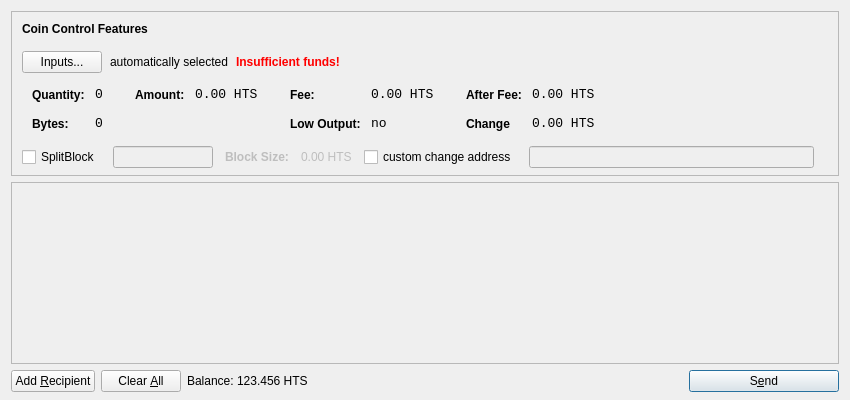
<?xml version="1.0" encoding="UTF-8"?>
<ui version="4.0">
 <class>SendCoinsDialog</class>
 <widget class="QDialog" name="SendCoinsDialog">
  <property name="geometry">
   <rect>
    <x>0</x>
    <y>0</y>
    <width>850</width>
    <height>400</height>
   </rect>
  </property>
  <property name="windowTitle">
   <string>Send Coins</string>
  </property>
  <layout class="QVBoxLayout" name="verticalLayout" stretch="0,1,0">
   <property name="bottomMargin">
    <number>8</number>
   </property>
   <item>
    <widget class="QFrame" name="frameCoinControl">
     <property name="sizePolicy">
      <sizepolicy hsizetype="Expanding" vsizetype="Expanding">
       <horstretch>0</horstretch>
       <verstretch>0</verstretch>
      </sizepolicy>
     </property>
     <property name="maximumSize">
      <size>
       <width>16777215</width>
       <height>16777215</height>
      </size>
     </property>
     <property name="frameShape">
      <enum>QFrame::StyledPanel</enum>
     </property>
     <property name="frameShadow">
      <enum>QFrame::Sunken</enum>
     </property>
     <layout class="QVBoxLayout" name="verticalLayoutCoinControl2">
      <property name="spacing">
       <number>-1</number>
      </property>
      <property name="leftMargin">
       <number>0</number>
      </property>
      <property name="topMargin">
       <number>0</number>
      </property>
      <property name="rightMargin">
       <number>0</number>
      </property>
      <property name="bottomMargin">
       <number>6</number>
      </property>
      <item>
       <layout class="QVBoxLayout" name="verticalLayoutCoinControl" stretch="0,0,0,0,1">
        <property name="spacing">
         <number>0</number>
        </property>
        <property name="leftMargin">
         <number>10</number>
        </property>
        <property name="topMargin">
         <number>10</number>
        </property>
        <item>
         <layout class="QHBoxLayout" name="horizontalLayoutCoinControl1">
          <property name="bottomMargin">
           <number>15</number>
          </property>
          <item>
           <widget class="QLabel" name="labelCoinControlFeatures">
            <property name="sizePolicy">
             <sizepolicy hsizetype="Preferred" vsizetype="Maximum">
              <horstretch>0</horstretch>
              <verstretch>0</verstretch>
             </sizepolicy>
            </property>
            <property name="font">
             <font>
              <weight>75</weight>
              <bold>true</bold>
             </font>
            </property>
            <property name="styleSheet">
             <string notr="true">font-weight:bold;</string>
            </property>
            <property name="text">
             <string>Coin Control Features</string>
            </property>
           </widget>
          </item>
         </layout>
        </item>
        <item>
         <layout class="QHBoxLayout" name="horizontalLayoutCoinControl2" stretch="0,0,0,0">
          <property name="spacing">
           <number>8</number>
          </property>
          <property name="bottomMargin">
           <number>10</number>
          </property>
          <item>
           <widget class="QPushButton" name="pushButtonCoinControl">
            <property name="styleSheet">
             <string notr="true"/>
            </property>
            <property name="text">
             <string>Inputs...</string>
            </property>
           </widget>
          </item>
          <item>
           <widget class="QLabel" name="labelCoinControlAutomaticallySelected">
            <property name="text">
             <string>automatically selected</string>
            </property>
            <property name="margin">
             <number>5</number>
            </property>
           </widget>
          </item>
          <item>
           <widget class="QLabel" name="labelCoinControlInsuffFunds">
            <property name="font">
             <font>
              <weight>75</weight>
              <bold>true</bold>
             </font>
            </property>
            <property name="styleSheet">
             <string notr="true">color:red;font-weight:bold;</string>
            </property>
            <property name="text">
             <string>Insufficient funds!</string>
            </property>
            <property name="margin">
             <number>5</number>
            </property>
           </widget>
          </item>
          <item>
           <spacer name="horizontalSpacerCoinControl">
            <property name="orientation">
             <enum>Qt::Horizontal</enum>
            </property>
            <property name="sizeHint" stdset="0">
             <size>
              <width>40</width>
              <height>1</height>
             </size>
            </property>
           </spacer>
          </item>
         </layout>
        </item>
        <item>
         <widget class="QWidget" name="widgetCoinControl" native="true">
          <property name="sizePolicy">
           <sizepolicy hsizetype="Preferred" vsizetype="Preferred">
            <horstretch>0</horstretch>
            <verstretch>0</verstretch>
           </sizepolicy>
          </property>
          <property name="minimumSize">
           <size>
            <width>0</width>
            <height>0</height>
           </size>
          </property>
          <property name="styleSheet">
           <string notr="true"/>
          </property>
          <layout class="QHBoxLayout" name="horizontalLayoutCoinControl5">
           <property name="margin">
            <number>0</number>
           </property>
           <item>
            <layout class="QHBoxLayout" name="horizontalLayoutCoinControl3" stretch="0,0,0,1">
             <property name="spacing">
              <number>20</number>
             </property>
             <property name="topMargin">
              <number>0</number>
             </property>
             <property name="bottomMargin">
              <number>10</number>
             </property>
             <item>
              <layout class="QFormLayout" name="formLayoutCoinControl1">
               <property name="horizontalSpacing">
                <number>10</number>
               </property>
               <property name="verticalSpacing">
                <number>14</number>
               </property>
               <property name="leftMargin">
                <number>10</number>
               </property>
               <property name="topMargin">
                <number>4</number>
               </property>
               <property name="rightMargin">
                <number>6</number>
               </property>
               <item row="0" column="0">
                <widget class="QLabel" name="labelCoinControlQuantityText">
                 <property name="styleSheet">
                  <string notr="true">font-weight:bold;</string>
                 </property>
                 <property name="text">
                  <string>Quantity:</string>
                 </property>
                 <property name="margin">
                  <number>0</number>
                 </property>
                </widget>
               </item>
               <item row="0" column="1">
                <widget class="QLabel" name="labelCoinControlQuantity">
                 <property name="font">
                  <font>
                   <family>Monospace</family>
                   <pointsize>10</pointsize>
                  </font>
                 </property>
                 <property name="cursor">
                  <cursorShape>IBeamCursor</cursorShape>
                 </property>
                 <property name="contextMenuPolicy">
                  <enum>Qt::ActionsContextMenu</enum>
                 </property>
                 <property name="text">
                  <string>0</string>
                 </property>
                 <property name="margin">
                  <number>0</number>
                 </property>
                 <property name="textInteractionFlags">
                  <set>Qt::LinksAccessibleByMouse|Qt::TextSelectableByKeyboard|Qt::TextSelectableByMouse</set>
                 </property>
                </widget>
               </item>
               <item row="1" column="0">
                <widget class="QLabel" name="labelCoinControlBytesText">
                 <property name="styleSheet">
                  <string notr="true">font-weight:bold;</string>
                 </property>
                 <property name="text">
                  <string>Bytes:</string>
                 </property>
                </widget>
               </item>
               <item row="1" column="1">
                <widget class="QLabel" name="labelCoinControlBytes">
                 <property name="font">
                  <font>
                   <family>Monospace</family>
                   <pointsize>10</pointsize>
                  </font>
                 </property>
                 <property name="cursor">
                  <cursorShape>IBeamCursor</cursorShape>
                 </property>
                 <property name="contextMenuPolicy">
                  <enum>Qt::ActionsContextMenu</enum>
                 </property>
                 <property name="text">
                  <string>0</string>
                 </property>
                 <property name="textInteractionFlags">
                  <set>Qt::LinksAccessibleByMouse|Qt::TextSelectableByKeyboard|Qt::TextSelectableByMouse</set>
                 </property>
                </widget>
               </item>
              </layout>
             </item>
             <item>
              <layout class="QFormLayout" name="formLayoutCoinControl2">
               <property name="horizontalSpacing">
                <number>10</number>
               </property>
               <property name="verticalSpacing">
                <number>14</number>
               </property>
               <property name="leftMargin">
                <number>6</number>
               </property>
               <property name="topMargin">
                <number>4</number>
               </property>
               <property name="rightMargin">
                <number>6</number>
               </property>
               <item row="0" column="0">
                <widget class="QLabel" name="labelCoinControlAmountText">
                 <property name="styleSheet">
                  <string notr="true">font-weight:bold;</string>
                 </property>
                 <property name="text">
                  <string>Amount:</string>
                 </property>
                 <property name="margin">
                  <number>0</number>
                 </property>
                </widget>
               </item>
               <item row="0" column="1">
                <widget class="QLabel" name="labelCoinControlAmount">
                 <property name="font">
                  <font>
                   <family>Monospace</family>
                   <pointsize>10</pointsize>
                  </font>
                 </property>
                 <property name="cursor">
                  <cursorShape>IBeamCursor</cursorShape>
                 </property>
                 <property name="contextMenuPolicy">
                  <enum>Qt::ActionsContextMenu</enum>
                 </property>
                 <property name="text">
                  <string notr="true">0.00 HTS</string>
                 </property>
                 <property name="textInteractionFlags">
                  <set>Qt::LinksAccessibleByMouse|Qt::TextSelectableByKeyboard|Qt::TextSelectableByMouse</set>
                 </property>
                </widget>
               </item>
              </layout>
             </item>
             <item>
              <layout class="QFormLayout" name="formLayoutCoinControl3">
               <property name="horizontalSpacing">
                <number>10</number>
               </property>
               <property name="verticalSpacing">
                <number>14</number>
               </property>
               <property name="leftMargin">
                <number>6</number>
               </property>
               <property name="topMargin">
                <number>4</number>
               </property>
               <property name="rightMargin">
                <number>6</number>
               </property>
               <item row="0" column="0">
                <widget class="QLabel" name="labelCoinControlFeeText">
                 <property name="styleSheet">
                  <string notr="true">font-weight:bold;</string>
                 </property>
                 <property name="text">
                  <string>Fee:</string>
                 </property>
                 <property name="margin">
                  <number>0</number>
                 </property>
                </widget>
               </item>
               <item row="0" column="1">
                <widget class="QLabel" name="labelCoinControlFee">
                 <property name="font">
                  <font>
                   <family>Monospace</family>
                   <pointsize>10</pointsize>
                  </font>
                 </property>
                 <property name="cursor">
                  <cursorShape>IBeamCursor</cursorShape>
                 </property>
                 <property name="contextMenuPolicy">
                  <enum>Qt::ActionsContextMenu</enum>
                 </property>
                 <property name="text">
                  <string notr="true">0.00 HTS</string>
                 </property>
                 <property name="textInteractionFlags">
                  <set>Qt::LinksAccessibleByMouse|Qt::TextSelectableByKeyboard|Qt::TextSelectableByMouse</set>
                 </property>
                </widget>
               </item>
               <item row="1" column="0">
                <widget class="QLabel" name="labelCoinControlLowOutputText">
                 <property name="styleSheet">
                  <string notr="true">font-weight:bold;</string>
                 </property>
                 <property name="text">
                  <string>Low Output:</string>
                 </property>
                </widget>
               </item>
               <item row="1" column="1">
                <widget class="QLabel" name="labelCoinControlLowOutput">
                 <property name="font">
                  <font>
                   <family>Monospace</family>
                   <pointsize>10</pointsize>
                  </font>
                 </property>
                 <property name="cursor">
                  <cursorShape>IBeamCursor</cursorShape>
                 </property>
                 <property name="contextMenuPolicy">
                  <enum>Qt::ActionsContextMenu</enum>
                 </property>
                 <property name="text">
                  <string>no</string>
                 </property>
                 <property name="textInteractionFlags">
                  <set>Qt::LinksAccessibleByMouse|Qt::TextSelectableByKeyboard|Qt::TextSelectableByMouse</set>
                 </property>
                </widget>
               </item>
              </layout>
             </item>
             <item>
              <layout class="QFormLayout" name="formLayoutCoinControl4">
               <property name="horizontalSpacing">
                <number>10</number>
               </property>
               <property name="verticalSpacing">
                <number>14</number>
               </property>
               <property name="leftMargin">
                <number>6</number>
               </property>
               <property name="topMargin">
                <number>4</number>
               </property>
               <property name="rightMargin">
                <number>6</number>
               </property>
               <item row="0" column="0">
                <widget class="QLabel" name="labelCoinControlAfterFeeText">
                 <property name="styleSheet">
                  <string notr="true">font-weight:bold;</string>
                 </property>
                 <property name="text">
                  <string>After Fee:</string>
                 </property>
                 <property name="margin">
                  <number>0</number>
                 </property>
                </widget>
               </item>
               <item row="0" column="1">
                <widget class="QLabel" name="labelCoinControlAfterFee">
                 <property name="font">
                  <font>
                   <family>Monospace</family>
                   <pointsize>10</pointsize>
                  </font>
                 </property>
                 <property name="cursor">
                  <cursorShape>IBeamCursor</cursorShape>
                 </property>
                 <property name="contextMenuPolicy">
                  <enum>Qt::ActionsContextMenu</enum>
                 </property>
                 <property name="text">
                  <string notr="true">0.00 HTS</string>
                 </property>
                 <property name="textInteractionFlags">
                  <set>Qt::LinksAccessibleByMouse|Qt::TextSelectableByKeyboard|Qt::TextSelectableByMouse</set>
                 </property>
                </widget>
               </item>
               <item row="1" column="0">
                <widget class="QLabel" name="labelCoinControlChangeText">
                 <property name="styleSheet">
                  <string notr="true">font-weight:bold;</string>
                 </property>
                 <property name="text">
                  <string>Change</string>
                 </property>
                </widget>
               </item>
               <item row="1" column="1">
                <widget class="QLabel" name="labelCoinControlChange">
                 <property name="font">
                  <font>
                   <family>Monospace</family>
                   <pointsize>10</pointsize>
                  </font>
                 </property>
                 <property name="cursor">
                  <cursorShape>IBeamCursor</cursorShape>
                 </property>
                 <property name="contextMenuPolicy">
                  <enum>Qt::ActionsContextMenu</enum>
                 </property>
                 <property name="text">
                  <string notr="true">0.00 HTS</string>
                 </property>
                 <property name="textInteractionFlags">
                  <set>Qt::LinksAccessibleByMouse|Qt::TextSelectableByKeyboard|Qt::TextSelectableByMouse</set>
                 </property>
                </widget>
               </item>
              </layout>
             </item>
            </layout>
           </item>
          </layout>
         </widget>
        </item>
        <item>
         <layout class="QHBoxLayout" name="horizontalLayoutCoinControl4" stretch="0,0,0">
          <property name="spacing">
           <number>12</number>
          </property>
          <property name="sizeConstraint">
           <enum>QLayout::SetDefaultConstraint</enum>
          </property>
          <property name="topMargin">
           <number>5</number>
          </property>
          <property name="rightMargin">
           <number>5</number>
          </property>
          <item>
            <widget class="QCheckBox" name="splitBlockCheckBox">
              <property name="text">
                <string>SplitBlock</string>
              </property>
            </widget>
          </item>
          <item>
            <widget class="QLineEdit" name="splitBlockLineEdit">
              <property name="enabled">
                <bool>false</bool>
              </property>
              <property name="sizePolicy">
                <sizepolicy hsizetype="Fixed" vsizetype="Fixed">
                  <horstretch>0</horstretch>
                  <verstretch>0</verstretch>
                </sizepolicy>
              </property>
              <property name="maximumSize">
                <size>
                  <width>100</width>
                  <height>16777215</height>
                </size>
              </property>
            </widget>
          </item>
          <item>
            <widget class="QLabel" name="labelBlockSizeText">
              <property name="enabled">
                <bool>false</bool>
              </property>
              <property name="font">
                <font>
                  <weight>75</weight>
                  <bold>true</bold>
                </font>
              </property>
              <property name="text">
                <string>Block Size:</string>
              </property>
            </widget>
          </item>
          <item>
            <widget class="QLabel" name="labelBlockSize">
              <property name="enabled">
                <bool>false</bool>
              </property>
              <property name="text">
                <string>0.00 HTS</string>
              </property>
            </widget>
          </item>
          <item>
           <widget class="QCheckBox" name="checkBoxCoinControlChange">
            <property name="text">
             <string>custom change address</string>
            </property>
           </widget>
          </item>
          <item>
           <widget class="QLineEdit" name="lineEditCoinControlChange">
            <property name="enabled">
             <bool>false</bool>
            </property>
            <property name="sizePolicy">
             <sizepolicy hsizetype="Expanding" vsizetype="Fixed">
              <horstretch>0</horstretch>
              <verstretch>0</verstretch>
             </sizepolicy>
            </property>
           </widget>
          </item>
          <item>
           <widget class="QLabel" name="labelCoinControlChangeLabel">
            <property name="sizePolicy">
             <sizepolicy hsizetype="Preferred" vsizetype="Expanding">
              <horstretch>0</horstretch>
              <verstretch>0</verstretch>
             </sizepolicy>
            </property>
            <property name="minimumSize">
             <size>
              <width>0</width>
              <height>0</height>
             </size>
            </property>
            <property name="text">
             <string/>
            </property>
            <property name="margin">
             <number>3</number>
            </property>
           </widget>
          </item>
         </layout>
        </item>
        <item>
         <spacer name="verticalSpacerCoinControl">
          <property name="orientation">
           <enum>Qt::Vertical</enum>
          </property>
          <property name="sizeHint" stdset="0">
           <size>
            <width>800</width>
            <height>1</height>
           </size>
          </property>
         </spacer>
        </item>
       </layout>
      </item>
     </layout>
    </widget>
   </item>
   <item>
    <widget class="QScrollArea" name="scrollArea">
     <property name="widgetResizable">
      <bool>true</bool>
     </property>
     <widget class="QWidget" name="scrollAreaWidgetContents">
      <property name="geometry">
       <rect>
        <x>0</x>
        <y>0</y>
        <width>830</width>
        <height>165</height>
       </rect>
      </property>
      <layout class="QVBoxLayout" name="verticalLayout_2">
       <property name="margin">
        <number>0</number>
       </property>
       <item>
        <layout class="QVBoxLayout" name="entries">
         <property name="spacing">
          <number>6</number>
         </property>
        </layout>
       </item>
       <item>
        <spacer name="verticalSpacer">
         <property name="orientation">
          <enum>Qt::Vertical</enum>
         </property>
         <property name="sizeHint" stdset="0">
          <size>
           <width>20</width>
           <height>40</height>
          </size>
         </property>
        </spacer>
       </item>
      </layout>
     </widget>
    </widget>
   </item>
   <item>
    <layout class="QHBoxLayout" name="horizontalLayout">
     <item>
      <widget class="QPushButton" name="addButton">
       <property name="toolTip">
        <string>Send to multiple recipients at once</string>
       </property>
       <property name="text">
        <string>Add &amp;Recipient</string>
       </property>
       <property name="autoDefault">
        <bool>false</bool>
       </property>
      </widget>
     </item>
     <item>
      <widget class="QPushButton" name="clearButton">
       <property name="sizePolicy">
        <sizepolicy hsizetype="Minimum" vsizetype="Fixed">
         <horstretch>0</horstretch>
         <verstretch>0</verstretch>
        </sizepolicy>
       </property>
       <property name="toolTip">
        <string>Remove all transaction fields</string>
       </property>
       <property name="text">
        <string>Clear &amp;All</string>
       </property>
       <property name="autoRepeatDelay">
        <number>300</number>
       </property>
       <property name="autoDefault">
        <bool>false</bool>
       </property>
      </widget>
     </item>
     <item>
      <layout class="QHBoxLayout" name="horizontalLayout_2">
       <property name="spacing">
        <number>3</number>
       </property>
       <item>
        <widget class="QLabel" name="label">
         <property name="sizePolicy">
          <sizepolicy hsizetype="Preferred" vsizetype="Fixed">
           <horstretch>0</horstretch>
           <verstretch>0</verstretch>
          </sizepolicy>
         </property>
         <property name="text">
          <string>Balance:</string>
         </property>
        </widget>
       </item>
       <item>
        <widget class="QLabel" name="labelBalance">
         <property name="sizePolicy">
          <sizepolicy hsizetype="Preferred" vsizetype="Fixed">
           <horstretch>0</horstretch>
           <verstretch>0</verstretch>
          </sizepolicy>
         </property>
         <property name="cursor">
          <cursorShape>IBeamCursor</cursorShape>
         </property>
         <property name="text">
          <string notr="true">123.456 HTS</string>
         </property>
         <property name="textInteractionFlags">
          <set>Qt::LinksAccessibleByMouse|Qt::TextSelectableByKeyboard|Qt::TextSelectableByMouse</set>
         </property>
        </widget>
       </item>
      </layout>
     </item>
     <item>
      <spacer name="horizontalSpacer">
       <property name="orientation">
        <enum>Qt::Horizontal</enum>
       </property>
       <property name="sizeHint" stdset="0">
        <size>
         <width>40</width>
         <height>20</height>
        </size>
       </property>
      </spacer>
     </item>
     <item>
      <widget class="QPushButton" name="sendButton">
       <property name="minimumSize">
        <size>
         <width>150</width>
         <height>0</height>
        </size>
       </property>
       <property name="toolTip">
        <string>Confirm the send action</string>
       </property>
       <property name="text">
        <string>S&amp;end</string>
       </property>
       <property name="icon">
        <iconset resource="../bitcoin.qrc">
         <normaloff>:/icons/send</normaloff>:/icons/send</iconset>
       </property>
       <property name="default">
        <bool>true</bool>
       </property>
      </widget>
     </item>
    </layout>
   </item>
  </layout>
 </widget>
 <resources>
  <include location="../bitcoin.qrc"/>
 </resources>
 <connections/>
</ui>
